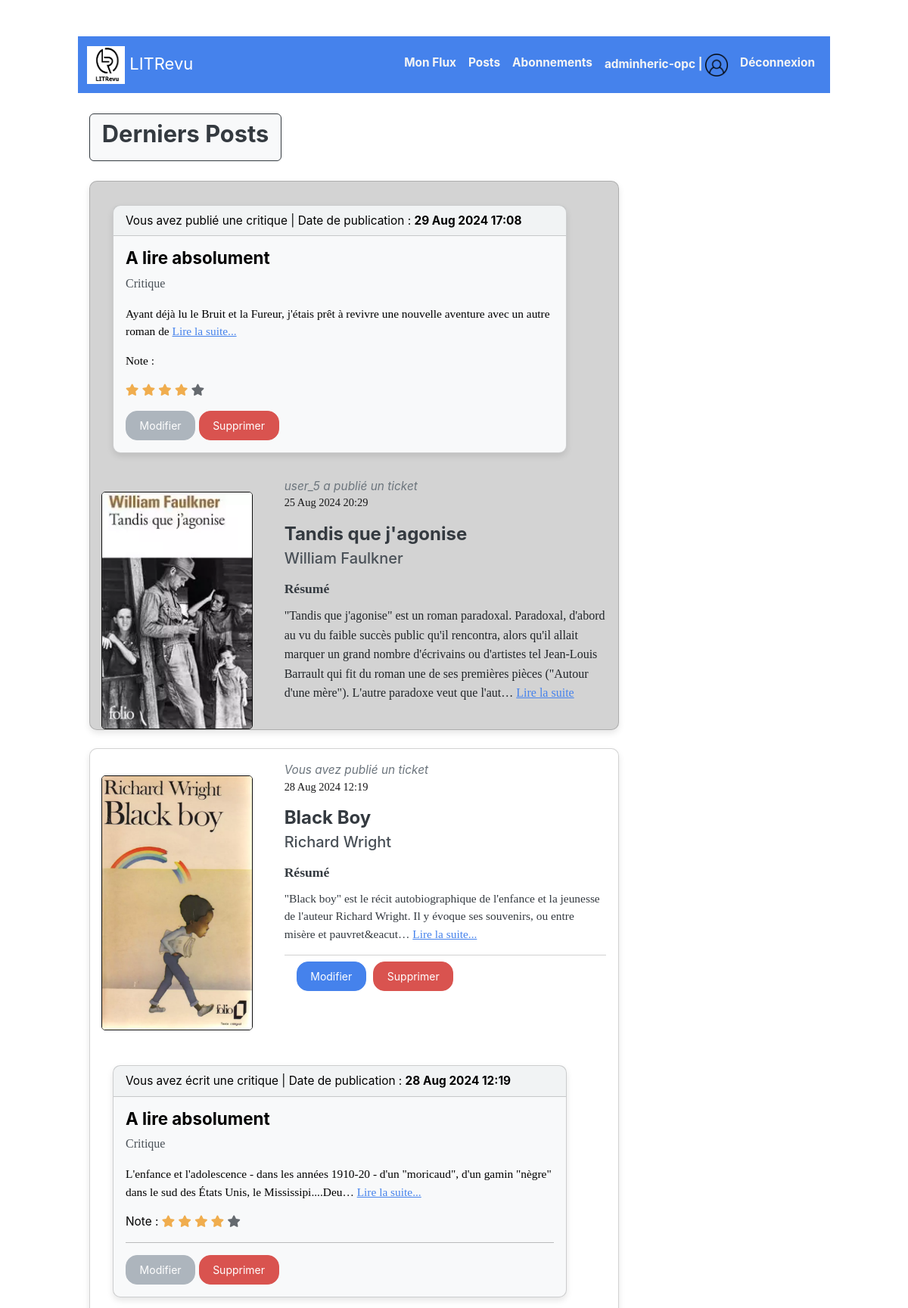
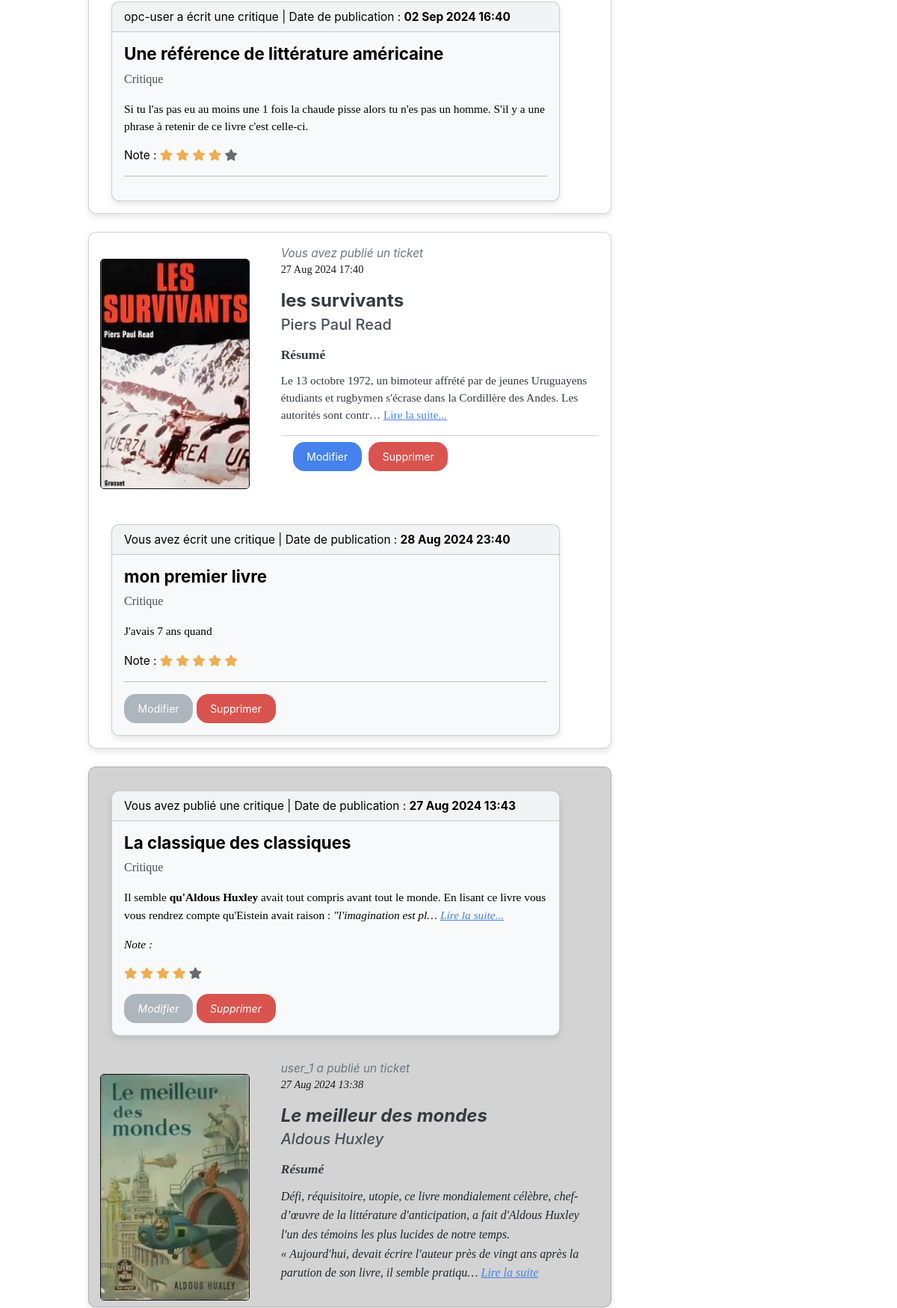
/feed/posts (signed in, upper part), run on the app's committed database (2 pictures, top to bottom).
### accounts/models.py (models this page shows)
class User(AbstractUser):
    pass

### feed/models.py (models this page shows, shortened)
class Review(models.Model):
    ticket = models.ForeignKey(Ticket, on_delete=models.CASCADE)
    rating = models.PositiveIntegerField(
        validators=[MinValueValidator(1), MaxValueValidator(5)],
        help_text='Note attribuée au livre'
    )
    headline = models.CharField(max_length=128, help_text='Titre de la critique')
    body = models.TextField(max_length=8192, blank=True, help_text='Contenu de la critique')
    user = models.ForeignKey(settings.AUTH_USER_MODEL, on_delete=models.CASCADE)
    time_created = models.DateTimeField(auto_now_add=True)

class Ticket(models.Model):
    title = models.CharField(max_length=128, help_text='Titre du billet')
    author = models.CharField(max_length=128, default='Auteur inconnu', help_text='Auteur du livre')
    description = RichTextField(max_length=2048, blank=True, help_text='Description du livre')
    user = models.ForeignKey(settings.AUTH_USER_MODEL, on_delete=models.CASCADE)
    image = models.ImageField(upload_to='images/', null=True, blank=True)
    time_created = models.DateTimeField(auto_now_add=True)

### feed/views.py (the view)
# urls.py: path('posts', PostsListView.as_view(), name='posts'),
class PostsListView(LoginRequiredMixin, ListView):
    template_name = 'feed/posts_list.html'
    context_object_name = 'items'
    paginate_by = 5
    def get_queryset(self):
        user = self.request.user
        tickets = Ticket.objects.filter(user=user).prefetch_related('review_set').annotate(
            content_type=Value('ticket', output_field=CharField()),
            sort_date=F('time_created')
        )
        reviews = Review.objects.filter(user=user).exclude(ticket__user=user).select_related('ticket').annotate(
            content_type=Value('review', output_field=CharField()),
            sort_date=F('time_created')
        )
        result_list = sorted(
            chain(tickets, reviews),
            key=lambda instance: instance.sort_date,
            reverse=True
        )
        return result_list
    def get_context_data(self, **kwargs):
        context = super().get_context_data(**kwargs)
        context['stars'] = range(1, 6)
        return context

### feed/templates/feed/posts_list.html (shortened to what this page needs)
{% extends 'base.html' %}
{% block content %}
<br>
<div class="container">
    <div>
        <span class="badge bg-light" style="border: 1px solid;"><h3>Derniers Posts</h3></span>
    </div>
    <br>
    <div class="list-group">
        {% for item in items %}
            {% if item.content_type == "ticket" %}
                <div class="card mb-4" style="max-width: 700px;">
                    <div class="row no-gutters">
                        <div class="col-md-4">
                            {% if item.image %}
                                <img src="{{ item.image.url }}" class="card-img" alt="{{ item.title }}">
                            {% endif %}
                        </div>
                        <div class="col-md-8">
                            <div class="card-body">
                                <em class="ticket-publication">
                                    {% if item.user == request.user %}Vous avez{% else %}{{ item.user.username }} a{% endif %} publié un ticket
                                </em>
                                <p class="ticket-date">{{ item.time_created|date:"d M Y H:i" }}</p>
                                <h5 class="ticket-title">{{ item.title }}</h5>
                                <h5 class="ticket-author">{{ item.author }}</h5>
                                <p class="description-title">Résumé</p>
                                    <div id="shortDescription{{ forloop.counter }}">{{ item.description|truncatechars:200|safe }}
                                        {% if item.description|length > 200 %}
                                        <a href="#" data-index="{{ forloop.counter }}" class="toggleDescription">Lire la suite...</a>
                                        {% endif %}
                                    </div>
                                <div class="card-footer" style = "background-color: white;">
                                <a href="{% url 'feed:edit_ticket' item.id %}" class="btn btn-primary">Modifier</a>
                                <a href="{% url 'feed:delete_ticket' item.id %}" class="btn btn-danger">Supprimer</a>
                                </div>
                            </div>
                        </div>
                    </div>
                    {% for review in item.review_set.all %}
                    <div class="card text-bg-light mb-3" style="max-width: 600px; margin-left: 30px;">
                        <div class="card-header">
                            {% if review.user == request.user %}
                                Vous avez écrit une critique
                            {% else %}
                                {{ review.user.username }} a écrit une critique
                            {% endif %}
                            | Date de publication : <strong>{{ review.time_created|date:"d M Y H:i" }}</strong>
                        </div>
                        <div class="card-body">
                            <h5 class="card-title">{{ review.headline }}</h5>
                            <p class="card-text">Critique</p>
                            <p>
                                <div id="shortReview{{ forloop.parentloop.counter }}{{ forloop.counter }}">{{ review.body|truncatechars:200|safe }}
                                    {% if review.body|length > 200 %}
                                    <a href="#" data-index="{{ forloop.parentloop.counter }}{{ forloop.counter }}" class="toggleReview">Lire la suite...</a>
                                    {% endif %}
                                </div>
                            </p>
                            <div>
                                Note :
                                {% for star in stars %}
                                <i class="fa fa-star {% if review.rating >= star %}text-warning{% else %}text-muted{% endif %}"></i>
                                {% endfor %}
                            </div>
                            <hr>
                            {% if review.user == request.user %}
                                <a href="{% url 'feed:edit_review' review.id %}" class="btn btn-secondary">Modifier</a>
                                <a href="{% url 'feed:delete_review' review.id %}" class="btn btn-danger">Supprimer</a>
                            {% endif %}
                        </div>
                    </div>
                    {% empty %}
                    <p class="text-muted">Aucune critique trouvée pour ce billet.</p>
                    {% endfor %}
                </div>
            {% else %}
                <div class="card mb-4" style="max-width: 700px; background-color:lightgrey">
                    <div class="card text-bg-light mb-3" style="max-width: 600px; margin-top: 2em; margin-left: 30px;">
                        <div class="card-header">
                            {% if item.user == request.user %}
                                Vous avez
                            {% else %}
                                {{ item.user.username }} a
                            {% endif %}
                            publié une critique | Date de publication : <strong>{{ item.time_created|date:"d M Y H:i" }}</strong>
                        </div>
                        <div class="card-body">
                            <h5 class="card-title">{{ item.headline }}</h5>
                            <p class="card-text">Critique</p>
                            <p>
                                <div id="shortReview{{ forloop.counter }}">{{ item.body|truncatechars:200|safe }}
                                    {% if item.body|length > 200 %}
                                    <a href="#" data-index="{{ forloop.counter }}" class="toggleReview">Lire la suite...</a>
                                    {% endif %}
                                </div>
                            </p>
                            <p>Note :</p>
                            <div class="mt-2">
                                {% for star in stars %}
                                <i class="fa fa-star {% if item.rating >= star %}text-warning{% else %}text-muted{% endif %}"></i>
                                {% endfor %}
                            </div>
                            {% if item.user == request.user %}
                            <div class="mt-3">
                                <a href="{% url 'feed:edit_review' item.id %}" class="btn btn-secondary">Modifier</a>
                                <a href="{% url 'feed:delete_review' item.id %}" class="btn btn-danger">Supprimer</a>
                            </div>
                            {% endif %}
                        </div>
                    </div>
                    <div class="row no-gutters">
                        <div class="col-md-4">
                            {% if item.ticket.image %}
                                <img src="{{ item.ticket.image.url }}" class="card-img" alt="{{ item.ticket.title }}">
                            {% endif %}
                        </div>
                        <div class="col-md-8">
                            <div class="card-body">
                                <em class="ticket-publication">
                                    {{ item.ticket.user.username }} a publié un ticket
                                </em>
                                <p class="ticket-date">{{ item.ticket.time_created|date:"d M Y H:i" }}</p>
                                <h5 class="ticket-title">{{ item.ticket.title }}</h5>
                                <h5 class="ticket-author">{{ item.ticket.author }}</h5>
                                <p class="description-title">Résumé</p>
                                <div id="shortDescription{{ forloop.counter }}" class="ticket-description">
                                    {{ item.ticket.description|truncatechars:400|safe }}
                                    {% if item.ticket.description|length > 400 %}
                                    <a href="#" data-index="{{ forloop.counter }}" class="toggleDescription">Lire la suite</a>
                                    {% endif %}
                                </div>
                            </div>
                        </div>
                    </div>
                </div>
            {% endif %}
        {% endfor %}
    </div>
</div>
{% endblock %}

### templates/base.html (shortened to what this page needs)
{% load static %}
<!DOCTYPE html>
<html lang="fr">
<head>
    <link href="https://cdnjs.cloudflare.com/ajax/libs/font-awesome/5.15.1/css/all.min.css" rel="stylesheet">
    <link href="https://cdn.jsdelivr.net/npm/bootswatch@5/dist/litera/bootstrap.min.css" rel="stylesheet">
    <link rel="stylesheet" href="https://cdn.jsdelivr.net/npm/bootstrap-icons/font/bootstrap-icons.css">
    <link rel="stylesheet" href="{% static 'css/styles.css' %}">
</head>
<body>
    <div class="container mt-5">
        <nav class="navbar navbar-expand-lg navbar-dark bg-primary">
            <div class="container-fluid">
                <a class="navbar-brand" href="{% url 'feed:feed' %}">
                    <img src="{% static 'images/logo.jpeg' %}" alt="Logo" width="50" height="50">
                    LITRevu
                </a>
                <div class="collapse navbar-collapse" id="navbarNav">
                    <ul class="navbar-nav ms-auto">
                        {% if user.is_authenticated %}
                        <li class="nav-item">
                            <a class="nav-link" href="{% url 'feed:feed' %}">Mon Flux</a>
                        </li>
                        <li class="nav-item">
                            <a class="nav-link" href="{% url 'feed:posts' %}">Posts</a>
                        </li>
                        <li class="nav-item">
                            <a class="nav-link" href="{% url 'feed:follow_list' %}">Abonnements</a>
                        </li>
                        <li class="nav-item">
                            <a class="nav-link">
                                {{ user.username }} |
                                <img src="{% static 'images/avatar.png' %}" alt="Avatar" width="30" height="30">
                            </a>
                        </li>
                        <li class="nav-item">
                            <a class="nav-link" href="{% url 'accounts:logout' %}"> Déconnexion</a>
                        </li>
                        {% else %}
                        <li class="nav-item">
                            <a class="nav-link" href="{% url 'accounts:login' %}">Connexion</a>
                        </li>
                        {% endif %}
                    </ul>
                </div>
            </div>
        </nav>
        <main>
            {% block content %}{% endblock %}
        </main>
    </div>
</body>
</html>

### accounts/static/css/styles.css (style rules this page uses)
.container { max-width: 1024px; margin-right: auto; margin-left: auto; padding-right: 15px; padding-left: 15px; width: 100%; }
html, body { height: 100%; margin: 0; }
.card-img { width: 100%; max-width: 200px; height: auto; margin-top: 35px; margin-left: 15px; border: 0.5px solid #0c0c0c; }
.ticket-publication { font-style: italic; color: #6c757d; margin-bottom: 10px; }
.ticket-date { font-size: 0.9rem; color: #171718; }
.ticket-title { font-size: 1.5rem; font-weight: bold; color: #343a40; margin-bottom: 5px; }
.ticket-author { font-size: 1.25rem; font-weight: 500; color: #495057; margin-bottom: 15px; }
.description-title { font-size: 1.1rem; font-weight: bold; color: #343a40; text-transform: capitalize; margin-bottom: 10px; }
.ticket-description { font-size: 1rem; line-height: 1.6; color: #212529; margin-bottom: 15px; }
.card-footer .btn { margin-right: 5px; }
.navbar-nav .nav-link { color: whitesmoke; font-weight: bold; }
.card { border-radius: 10px; box-shadow: 0 4px 8px rgba(0, 0, 0, 0.1); }
.card-title { font-weight: bold; font-size: 1.4rem; }
.card-text { font-size: 1rem; line-height: 1.5; color: #495057; }

### data on the page
User: username "adminheric-opc"
Review: shows "Vous avez", time_created "29 Aug 2024 17:08", headline "A lire absolument", body "Ayant déjà lu le Bruit et la Fureur, j'étais prêt à revivre une nouvelle aventure avec un autre roman de", rating 4 (drawn), shows "Modifier", ticket.image (picture), ticket.user.username "user_5", ticket.time_created "25 Aug 2024 20:29", ticket "Tandis que j'agonise", ticket.author "William Faulkner", ticket.description "\"Tandis que j'agonise\" est un roman paradoxal. Paradoxal, d'abord au vu du faible succès public qu'il rencontra, alors qu'il allait marquer un grand nombre d'écrivains ou d'artistes tel Jean-Louis Barrault qui fit du roman une de ses premières pièces (\"Autour d'une mère\"). L'autre paradoxe veut que l'aut…"
Ticket: image (picture), shows "Vous avez", time_created "28 Aug 2024 12:19", title "Black Boy", author "Richard Wright", description "\"Black boy\" est le récit autobiographique de l'enfance et la jeunesse de l'auteur Richard Wright. Il y évoque ses souvenirs, ou entre misère et pauvret&eacut…"
Review: shows "Vous avez écrit une critique", time_created "28 Aug 2024 12:19", headline "A lire absolument", body "L'enfance et l'adolescence - dans les années 1910-20 - d'un \"moricaud\", d'un gamin \"nègre\" dans le sud des États Unis, le Mississipi....Deu…", rating 4 (drawn), shows "Modifier"
Review: user.username "opc-user", time_created "02 Sep 2024 16:40", headline "Une référence de littérature américaine", body "Si tu l'as pas eu au moins une 1 fois la chaude pisse alors tu n'es pas un homme. S'il y a une phrase à retenir de ce livre c'est celle-ci.", rating 4 (drawn)
Ticket: image (picture), shows "Vous avez", time_created "27 Aug 2024 17:40", title "les survivants", author "Piers Paul Read", description "Le 13 octobre 1972, un bimoteur affrété par de jeunes Uruguayens étudiants et rugbymen s'écrase dans la Cordillère des Andes. Les autorités sont contr…"
Review: shows "Vous avez écrit une critique", time_created "28 Aug 2024 23:40", headline "mon premier livre", body "J'avais 7 ans quand", rating 5 (drawn), shows "Modifier"
Review: shows "Vous avez", time_created "27 Aug 2024 13:43", headline "La classique des classiques", body "Il semble qu'Aldous Huxley avait tout compris avant tout le monde. En lisant ce livre vous vous rendrez compte qu'Eistein avait raison : \"l'imagination est pl…", rating 4 (drawn), shows "Modifier", ticket.image (picture), ticket.user.username "user_1", ticket.time_created "27 Aug 2024 13:38", ticket "Le meilleur des mondes", ticket.author "Aldous Huxley", ticket.description "Défi, réquisitoire, utopie, ce livre mondialement célèbre, chef-d’œuvre de la littérature d'anticipation, a fait d'Aldous Huxley l'un des témoins les plus lucides de notre temps. « Aujourd'hui, devait écrire l'auteur près de vingt ans après la parution de son livre, il semble pratiqu…"
